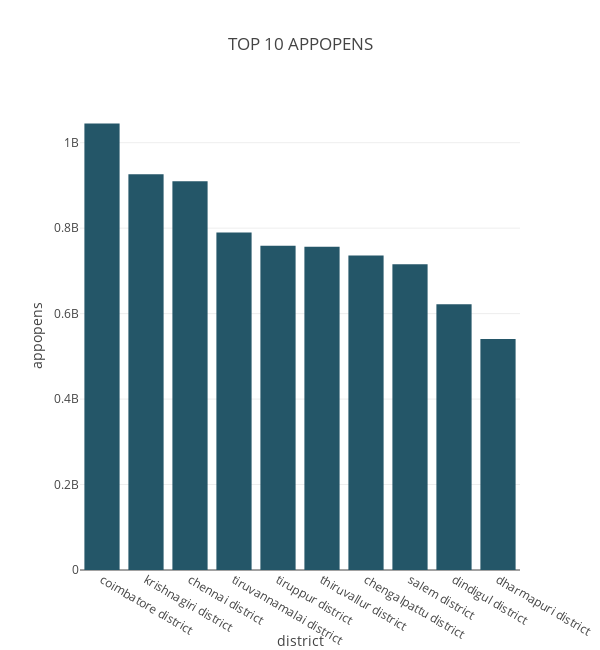
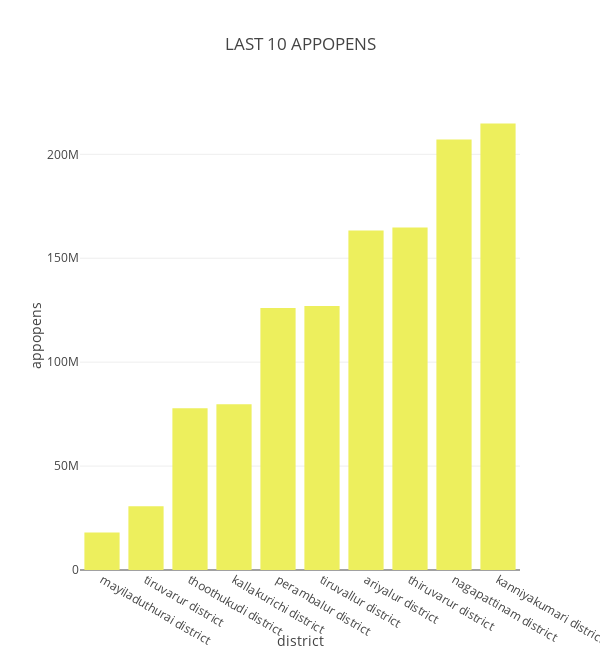
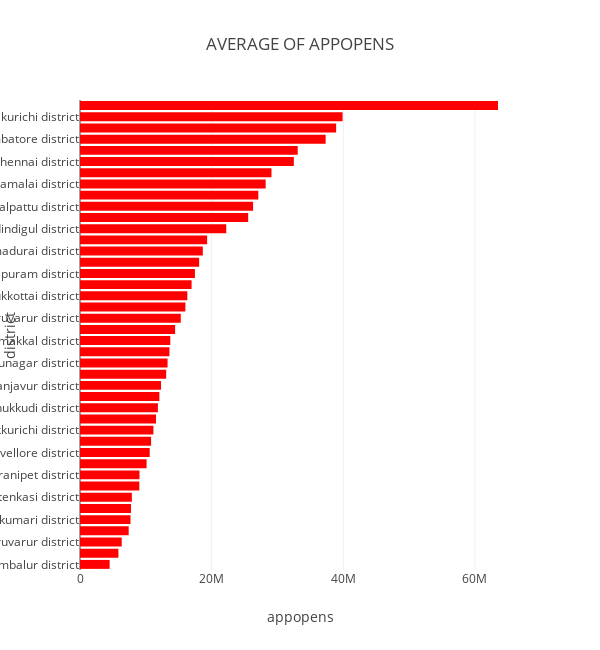

The notebook cell these images were saved under, in order:
### Code cell
top_chart_appopens("map_user", "Tamil Nadu")

### Figure 1 — Plotly figure (JSON) as saved in the notebook; plotly's stock layout.template omitted (floating-point values rounded to 4 significant figures)
{"data": [{"hovertemplate": "district=%{x}<br>appopens=%{y}<extra></extra>", "legendgroup": "", "marker": {"color": "rgb(36, 86, 104)", "pattern": {"shape": ""}}, "name": "", "orientation": "v", "showlegend": false, "textposition": "auto", "type": "bar", "x": ["coimbatore district", "krishnagiri district", "chennai district", "tiruvannamalai district", "tiruppur district", "thiruvallur district", "chengalpattu district", "salem district", "dindigul district", "dharmapuri district"], "xaxis": "x", "y": [1044933546, 926276593, 909758648, 789806643, 758660025, 756389044, 736303757, 715405468, 622129502, 540788016], "yaxis": "y"}], "layout": {"barmode": "relative", "height": 650, "legend": {"tracegroupgap": 0}, "title": {"text": "TOP 10 APPOPENS"}, "width": 600, "xaxis": {"anchor": "y", "domain": [0, 1], "title": {"text": "district"}}, "yaxis": {"anchor": "x", "domain": [0, 1], "title": {"text": "appopens"}}}}

### Figure 2 — Plotly figure (JSON) as saved in the notebook; plotly's stock layout.template omitted (floating-point values rounded to 4 significant figures)
{"data": [{"hovertemplate": "<b>%{hovertext}</b><br><br>district=%{x}<br>appopens=%{y}<extra></extra>", "hovertext": ["mayiladuthurai district", "tiruvarur district", "thoothukudi district", "kallakurichi district", "perambalur district", "tiruvallur district", "ariyalur district", "thiruvarur district", "nagapattinam district", "kanniyakumari district"], "legendgroup": "", "marker": {"color": "rgb(237, 239, 93)", "pattern": {"shape": ""}}, "name": "", "orientation": "v", "showlegend": false, "textposition": "auto", "type": "bar", "x": ["mayiladuthurai district", "tiruvarur district", "thoothukudi district", "kallakurichi district", "perambalur district", "tiruvallur district", "ariyalur district", "thiruvarur district", "nagapattinam district", "kanniyakumari district"], "xaxis": "x", "y": [18022299, 30620868, 77832018, 79789427, 126041050, 127017103, 163356287, 164838327, 207101114, 214823928], "yaxis": "y"}], "layout": {"barmode": "relative", "height": 650, "legend": {"tracegroupgap": 0}, "title": {"text": "LAST 10 APPOPENS"}, "width": 600, "xaxis": {"anchor": "y", "domain": [0, 1], "title": {"text": "district"}}, "yaxis": {"anchor": "x", "domain": [0, 1], "title": {"text": "appopens"}}}}

### Figure 3 — Plotly figure (JSON) as saved in the notebook; plotly's stock layout.template omitted (floating-point values rounded to 4 significant figures)
{"data": [{"hovertemplate": "<b>%{hovertext}</b><br><br>appopens=%{x}<br>district=%{y}<extra></extra>", "hovertext": ["perambalur district", "ariyalur district", "thiruvarur district", "nagapattinam district", "kanniyakumari district", "the nilgiris district", "tenkasi district", "mayiladuthurai district", "ranipet district", "theni district", "vellore district", "tirupathur district", "kallakkurichi district", "ramanathapuram district", "thoothukkudi district", "tirunelveli district", "thanjavur district", "cuddalore district", "virudhunagar district", "viluppuram district", "namakkal district", "karur district", "tiruvarur district", "sivaganga district", "pudukkottai district", "erode district", "kancheepuram district", "tiruchirappalli district", "madurai district", "dharmapuri district", "dindigul district", "salem district", "chengalpattu district", "tiruppur district", "tiruvannamalai district", "thiruvallur district", "chennai district", "krishnagiri district", "coimbatore district", "thoothukudi district", "kallakurichi district", "tiruvallur district"], "legendgroup": "", "marker": {"color": "rgb(255,0,0)", "pattern": {"shape": ""}}, "name": "", "orientation": "h", "showlegend": false, "textposition": "auto", "type": "bar", "x": [4501000.0, 5834000.0, 6340000.0, 7396000.0, 7672000.0, 7746000.0, 7878000.0, 9011000.0, 9039000.0, 10120000.0, 10590000.0, 10800000.0, 11150000.0, 11550000.0, 11840000.0, 12060000.0, 12310000.0, 13090000.0, 13300000.0, 13590000.0, 13720000.0, 14450000.0, 15310434, 16010000.0, 16310000.0, 16950000.0, 17460000.0, 18100000.0, 18660000.0, 19310000.0, 22220000.0, 25550000.0, 26300000.0, 27100000.0, 28210000.0, 29090000.0, 32490000.0, 33080000.0, 37320000.0, 38916009, 39890000.0, 63510000.0], "xaxis": "x", "y": ["perambalur district", "ariyalur district", "thiruvarur district", "nagapattinam district", "kanniyakumari district", "the nilgiris district", "tenkasi district", "mayiladuthurai district", "ranipet district", "theni district", "vellore district", "tirupathur district", "kallakkurichi district", "ramanathapuram district", "thoothukkudi district", "tirunelveli district", "thanjavur district", "cuddalore district", "virudhunagar district", "viluppuram district", "namakkal district", "karur district", "tiruvarur district", "sivaganga district", "pudukkottai district", "erode district", "kancheepuram district", "tiruchirappalli district", "madurai district", "dharmapuri district", "dindigul district", "salem district", "chengalpattu district", "tiruppur district", "tiruvannamalai district", "thiruvallur district", "chennai district", "krishnagiri district", "coimbatore district", "thoothukudi district", "kallakurichi district", "tiruvallur district"], "yaxis": "y"}], "layout": {"barmode": "relative", "height": 650, "legend": {"tracegroupgap": 0}, "title": {"text": "AVERAGE OF APPOPENS"}, "width": 600, "xaxis": {"anchor": "y", "domain": [0, 1], "title": {"text": "appopens"}}, "yaxis": {"anchor": "x", "domain": [0, 1], "title": {"text": "district"}}}}
